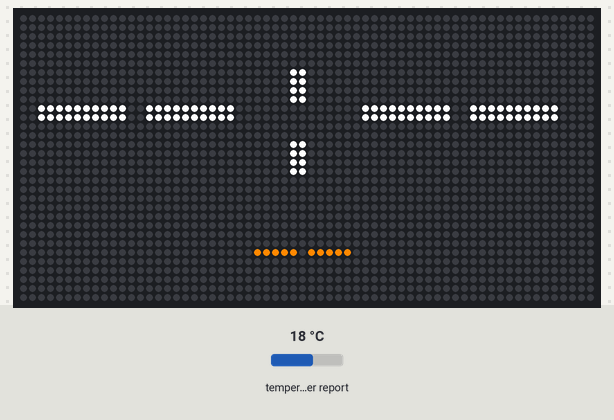
This program was run on a simulated Adafruit Matrix Portal running CircuitPython. On the bench: 64×32 RGB LED matrix. The inputs (shaded band) are chosen by the test bench; at power-on: temperature in the web weather report 18 °C. The clock reads 2024-03-15 10:24:30 at power-on unless the program sets it; requests to the public web service named in the program get a made-up reply in its usual format after 0.4 s (London, UTC, broken clouds, 64 % humidity, 1013 hPa unless stated).

Above: at 1.2 s.
1.3 s: temperature in the web weather report set to -14 °C
At 3.1 s:
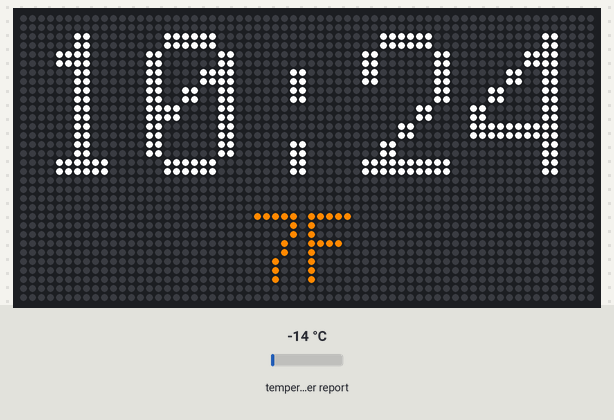
Timing chart, 0 to 4.6 s (numbered marks = the images above; inputs shaded):
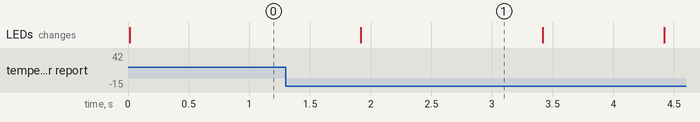

The program:

clock_code_original.py
```python
# MatrixPortal M4: time + temperature display (64x32 RGB matrix)
# Requires CircuitPython 9.x or 10.x and the libraries listed in README.txt


import time
import board
import terminalio
import supervisor
from adafruit_matrixportal.matrixportal import MatrixPortal

# ---------- Configuration ----------
TIMEZONE = "America/Los_Angeles"   # tz database name
LATITUDE = 45.56                   # Portland, OR -- change to your location
LONGITUDE = -122.64
USE_FAHRENHEIT = True
TWELVE_HOUR = True

TIME_SYNC_INTERVAL = 60 * 60       # resync clock hourly
WEATHER_INTERVAL = 10 * 60         # refresh temperature every 10 min
MAX_FAILURES = 5                   # reboot after this many consecutive failures

TIME_COLOR = 0xFFFFFF
TEMP_COLOR = 0xFF8800
# -----------------------------------

unit = "fahrenheit" if USE_FAHRENHEIT else "celsius"
WEATHER_URL = (
    "https://api.open-meteo.com/v1/forecast"
    f"?latitude={LATITUDE}&longitude={LONGITUDE}"
    f"&current=temperature_2m&temperature_unit={unit}"
)
TEMP_PATH = (("current", "temperature_2m"),)

matrixportal = MatrixPortal(status_neopixel=board.NEOPIXEL, debug=False)

# Text field 0: time (scale 2), field 1: temperature
TIME_FIELD = matrixportal.add_text(
    text_font=terminalio.FONT,
    text_position=(32, 10),
    text_anchor_point=(0.5, 0.5),
    text_color=TIME_COLOR,
    text_scale=2,
    text="--:--",
)
TEMP_FIELD = matrixportal.add_text(
    text_font=terminalio.FONT,
    text_position=(32, 26),
    text_anchor_point=(0.5, 0.5),
    text_color=TEMP_COLOR,
    text="--",
)


def sync_time():
    matrixportal.network.get_local_time(location=TIMEZONE)


def fetch_temperature():
    result = matrixportal.network.fetch_data(WEATHER_URL, json_path=TEMP_PATH)
    if isinstance(result, (list, tuple)):
        result = result[0]
    suffix = "F" if USE_FAHRENHEIT else "C"
    return f"{round(float(result))}{suffix}"


def format_time(colon_on):
    now = time.localtime()
    hour, minute = now.tm_hour, now.tm_min
    if TWELVE_HOUR:
        hour = hour % 12 or 12
        text = f"{hour}:{minute:02d}" if colon_on else f"{hour} {minute:02d}"
    else:
        text = f"{hour:02d}:{minute:02d}" if colon_on else f"{hour:02d} {minute:02d}"
    return text


failures = 0
last_time_sync = None
last_weather = None

while True:
    now = time.monotonic()

    try:
        if last_time_sync is None or now - last_time_sync > TIME_SYNC_INTERVAL:
            sync_time()
            last_time_sync = now

        if last_weather is None or now - last_weather > WEATHER_INTERVAL:
            matrixportal.set_text(fetch_temperature(), TEMP_FIELD)
            last_weather = now

        failures = 0
    except (RuntimeError, ValueError, OSError) as err:
        failures += 1
        print("Update failed:", err)
        if failures >= MAX_FAILURES:
            supervisor.reload()
        time.sleep(5)
        continue

    # Blink the colon each second
    matrixportal.set_text(format_time(int(now) % 2 == 0), TIME_FIELD)
    time.sleep(0.5)
```
